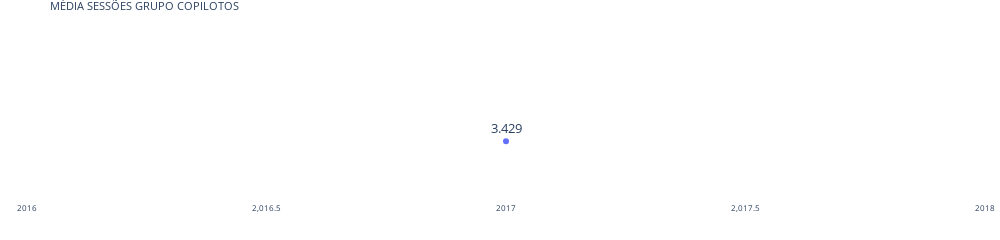

Here is the notebook cell this chart was saved with:
### Code cell
import plotly.express as px

df_graph4_ = df_graph4.groupby('ANO_ALUNO')['MEDIA_TOTAL_G'].mean().reset_index().round(3)

fig_line_cop = px.line(df_graph4_, x="ANO_ALUNO", y="MEDIA_TOTAL_G",text="MEDIA_TOTAL_G",title="MÉDIA SESSÕES GRUPO COPILOTOS")
fig_line_cop.update_traces(textposition="top center",textfont_size=13,)
fig_line_cop.update_layout(margin=dict(t=20, b=5, l=5, r=5),
                plot_bgcolor='rgba(255,255,255,1)',  # Fundo branco
                #paper_bgcolor='rgba(255,255,255,1)',  # Fundo do papel branco
                xaxis_title="",  # Remover título do eixo x
                yaxis_title="",  # Remover título do eixo y
                yaxis_showticklabels=False,  # Ocultar rótulos do eixo y
                yaxis=dict(
                range=[df_graph4_['MEDIA_TOTAL_G'].min()-0.1, df_graph4_['MEDIA_TOTAL_G'].max()+0.2], 
                        ),
                        width=1000,  # Largura do gráfico
                        height=200,
                        font=dict(
                size=8,  # Tamanho da fonte dos números
        ))
fig_line_cop.show()

### Figure 1 — Plotly figure (JSON) as saved in the notebook; plotly's stock layout.template omitted (floating-point values rounded to 4 significant figures)
{"data": [{"hovertemplate": "ANO_ALUNO=%{x}<br>MEDIA_TOTAL_G=%{text}<extra></extra>", "legendgroup": "", "line": {"color": "#636efa", "dash": "solid"}, "marker": {"symbol": "circle"}, "mode": "lines+markers+text", "name": "", "orientation": "v", "showlegend": false, "text": [3.429], "textfont": {"size": 13}, "textposition": "top center", "type": "scatter", "x": [2017], "xaxis": "x", "y": [3.429], "yaxis": "y"}], "layout": {"font": {"size": 8}, "height": 200, "legend": {"tracegroupgap": 0}, "margin": {"b": 5, "l": 5, "r": 5, "t": 20}, "plot_bgcolor": "rgba(255,255,255,1)", "title": {"text": "MÉDIA SESSÕES GRUPO COPILOTOS"}, "width": 1000, "xaxis": {"anchor": "y", "domain": [0, 1], "title": {"text": ""}}, "yaxis": {"anchor": "x", "domain": [0, 1], "range": [3.329, 3.629], "showticklabels": false, "title": {"text": ""}}}}
